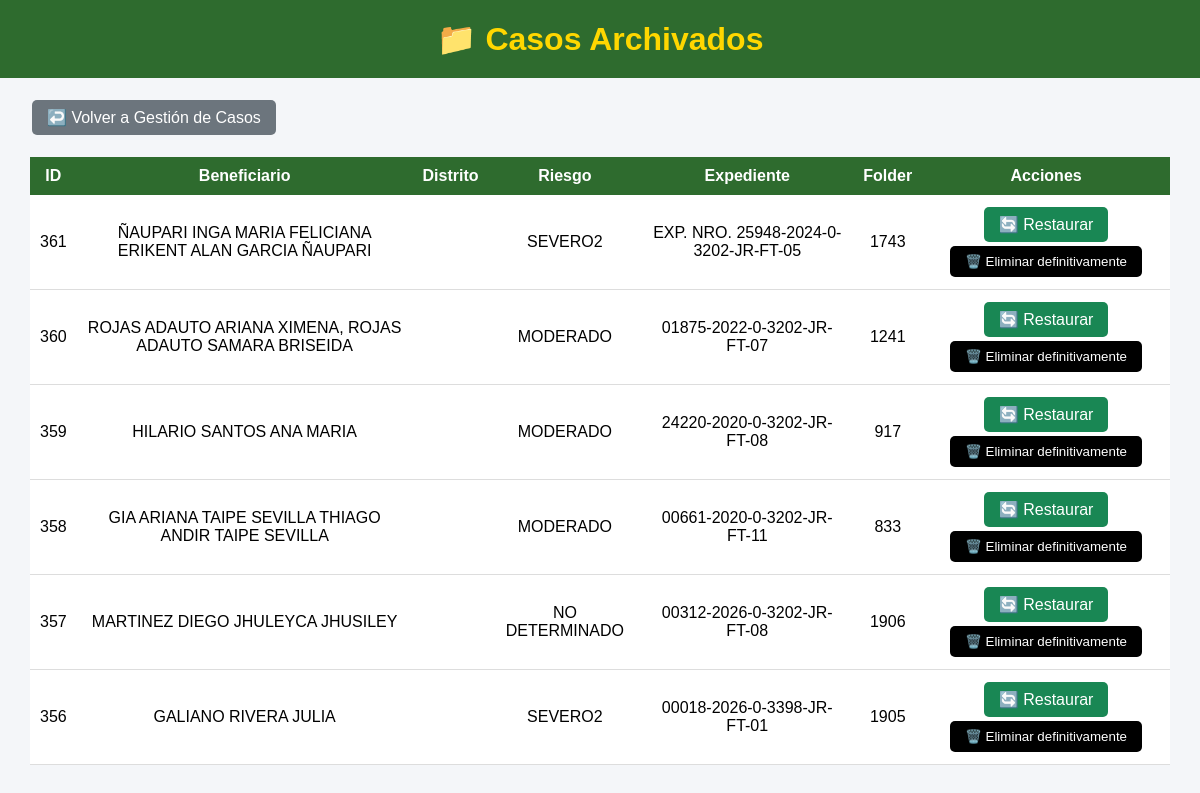
Page /casos-archivados/ (signed in) on the earlier database version.
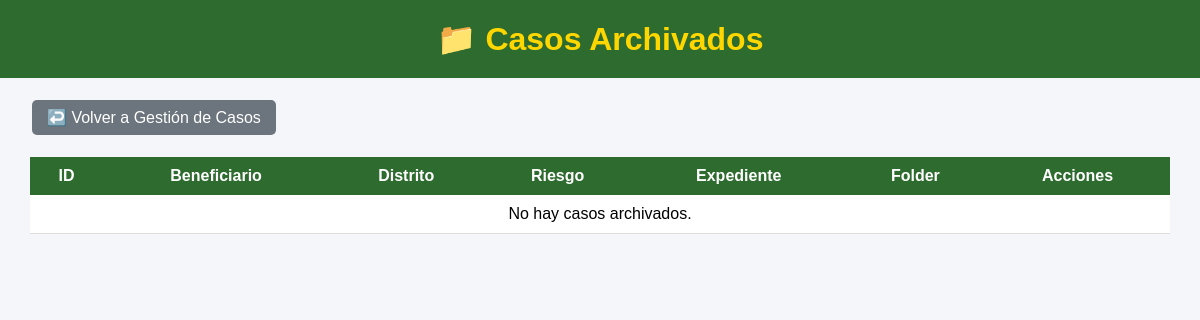
Same page on the later database version.
### mapa/models.py (models this page shows, shortened)
class Caso(models.Model):
    RIESGOS = [
        ("LEVE", "Leve"),
        ("MODERADO", "Moderado"),
        ("SEVERO", "Severo"),
        ("SEVERO EXTREMO", "Severo extremo"),
        ("NO DETERMINADO", "No determinado"),
    ]
    NOTIFICACION = [
        ("PENDIENTE", "Pendiente"),
        ("NOTIFICADO", "Notificado"),
    ]
    TIPO_VIOLENCIA = [
        ("FISICA", "Física"),
        ("PSICOLOGICA", "Psicológica"),
        ("SEXUAL", "Sexual"),
        ("ECONOMICA", "Económica o Patrimonial"),
    ]
    ESTADO_UBICACION_AGRESOR = [
        ("UBICADO", "Ubicado"),
        ("NO UBICADO", "No ubicado"),
    ]
    beneficiario = models.CharField(max_length=200, blank=True)
    dni_beneficiario = models.CharField(
        max_length=8,
        blank=True
    )
    domicilio = models.CharField(max_length=300, blank=True)
    nivel_riesgo = models.CharField(
        max_length=30,
        choices=RIESGOS,
        blank=True
    )
    region_denuncia = models.ForeignKey(
        Region,
        on_delete=models.PROTECT,
        related_name="casos_denuncia_region",
        null=True,
        blank=True,
    )
    provincia_denuncia = models.ForeignKey(
        Provincia,
        on_delete=models.PROTECT,
        related_name="casos_denuncia_provincia",
        null=True,
        blank=True,
    )
    distrito_denuncia = models.ForeignKey(
        Distrito,
        on_delete=models.PROTECT,
        related_name="casos_denuncia_distrito",
        null=True,
        blank=True,
    )
    region_medida = models.ForeignKey(
        Region,
        on_delete=models.PROTECT,
        related_name="casos_medida_region",
        null=True,
        blank=True,
    )
    provincia_medida = models.ForeignKey(
        Provincia,
        on_delete=models.PROTECT,
        related_name="casos_medida_provincia",
        null=True,
        blank=True,
    )
    distrito_medida = models.ForeignKey(
        Distrito,
        on_delete=models.PROTECT,
        related_name="casos_medida_distrito",
        null=True,
        blank=True,
)
    comisaria_denuncia = models.CharField(
        max_length=150,
        verbose_name="Comisaría donde se interpuso la denuncia"
    )
    comisaria_medida = models.CharField(
        max_length=150,
        verbose_name="Comisaría de Familia responsable"
    )
    efectivo = models.CharField(max_length=100, blank=True)
    responsable = models.ForeignKey(
    User,
    null=True,
    blank=True,
    on_delete=models.SET_NULL,
    related_name="casos_asignados"
    )
    folder = models.CharField(max_length=100, blank=True)
    expediente = models.CharField(max_length=100, blank=True)
    agresor = models.CharField(
        max_length=200,
        blank=True
    )
    dni_agresor = models.CharField(
        max_length=8,
        blank=True
    )
    telefono_agresor = models.CharField(
        "Teléfono del agresor",
        max_length=50,
        blank=True
    )
    direccion_agresor = models.CharField(
        "Dirección del agresor",
        max_length=300,
        blank=True
    )
    agresor_registro = models.ForeignKey(
    "Agresor",
    on_delete=models.SET_NULL,
    null=True,
    blank=True,
    related_name="casos"
)
    estado_ubicacion_agresor = models.CharField(
        "Estado de ubicación del agresor",
        max_length=15,
        choices=ESTADO_UBICACION_AGRESOR,
        default="NO UBICADO"
    )
    latitud_agresor = models.FloatField(
        null=True,
        blank=True
    )
    longitud_agresor = models.FloatField(
        null=True,
        blank=True
    )
    telefono = models.CharField(
        "Teléfono de la beneficiaria",
        max_length=50,
        blank=True
    )
    fecha_denuncia = models.DateField(
        "Fecha de la denuncia",
        null=True,
        blank=True
    )
    violencia_fisica = models.BooleanField(
        "Violencia física",
        default=False
    )
    violencia_psicologica = models.BooleanField(
        "Violencia psicológica",
        default=False
    )
    violencia_sexual = models.BooleanField(
        "Violencia sexual",
        default=False
    )
    violencia_economica = models.BooleanField(
        "Violencia económica o patrimonial",
        default=False
    )
    fecha_registro = models.DateField(
        null=True,
        blank=True
    )
    ultima_visita = models.DateField(
        null=True,
        blank=True
    )
    fecha_limite = models.DateField(
        "Próximo seguimiento",
        null=True,
        blank=True
)
    notificacion_beneficiario = models.CharField(
        max_length=15,
        choices=NOTIFICACION,
        default="PENDIENTE"
    )
    fecha_notificacion_beneficiario = models.DateField(
        null=True,
        blank=True
    )
    motivo_notificacion_beneficiario_pendiente = models.TextField(
        "Motivo de notificación pendiente de la persona beneficiaria",
        blank=True
    )
    notificacion_agresor = models.CharField(
        max_length=15,
        choices=NOTIFICACION,
        default="PENDIENTE"
    )
    fecha_notificacion_agresor = models.DateField(
        null=True,
        blank=True
    )
    motivo_notificacion_agresor_pendiente = models.TextField(
        "Motivo de notificación pendiente de la persona agresora",
        blank=True
    )
    estado = models.CharField(
        max_length=15,
        default="ACTIVO"
    )
    fecha_eliminacion = models.DateTimeField(
        null=True,
        blank=True
    )
    eliminado_por = models.ForeignKey(
        User,
        null=True,
        blank=True,
        on_delete=models.SET_NULL,
        related_name="casos_eliminados"
    )
    latitud = models.FloatField(
        null=True,
        blank=True
    )
    longitud = models.FloatField(
        null=True,
        blank=True
    )
    edicion_autorizada = models.BooleanField(
        default=False
    )
    class Meta:
        permissions = [
            ("modificar_directo", "Puede modificar casos directamente"),
            ("aprobar_modificacion", "Puede aprobar modificaciones"),
            ("archivar_directo", "Puede archivar casos directamente"),
            ("aprobar_archivado", "Puede aprobar archivados"),
            ("eliminar_directo", "Puede eliminar casos directamente"),
            ("aprobar_eliminacion", "Puede aprobar eliminaciones"),
            ("administrar_usuarios", "Puede administrar usuarios"),
        ]

### mapa/views.py (the view)
@login_required
@grupo_requerido("Administrador")
def casos_archivados(request):
    casos = Caso.objects.filter(
        estado="ARCHIVADO"
    ).order_by("-id")
    return render(
        request,
        "mapa/casos_archivados.html",
        {
            "casos": casos
        }
    )

### mapa/templates/mapa/casos_archivados.html (shortened to what this page needs)
<!DOCTYPE html>
<html lang="es">
<head>
</head>
<body>
<header>
    <h1>📁 Casos Archivados</h1>
</header>
<div class="contenedor">
    <div class="acciones">
        <a href="{% url 'gestion_casos' %}" class="btn volver">
            ↩️ Volver a Gestión de Casos
        </a>
    </div>
    <table>
        <tr>
            <th>ID</th>
            <th>Beneficiario</th>
            <th>Distrito</th>
            <th>Riesgo</th>
            <th>Expediente</th>
            <th>Folder</th>
            <th>Acciones</th>
        </tr>
        {% for caso in casos %}
        <tr>
            <td>{{ caso.id }}</td>
            <td>{{ caso.beneficiario }}</td>
            <td>{{ caso.distrito }}</td>
            <td>{{ caso.nivel_riesgo }}</td>
            <td>{{ caso.expediente|default:"-" }}</td>
            <td>{{ caso.folder|default:"-" }}</td>
            <td>
                <a
                    href="{% url 'restaurar_caso' caso.id %}"
                    class="btn restaurar"
                    onclick="return confirm('¿Desea restaurar este caso?');"
                >
                    🔄 Restaurar
                </a>
                <form
                    method="POST"
                    action="{% url 'eliminar_caso' caso.id %}"
                    style="display:inline;"
                    onsubmit="return confirm('⚠️ ATENCIÓN: ¿Está seguro de ELIMINAR DEFINITIVAMENTE este caso? Esta acción NO se puede deshacer.');"
                >
                    <button
                        type="submit"
                        class="btn eliminar"
                    >
                        🗑️ Eliminar definitivamente
                    </button>
                </form>
            </td>
        </tr>
        {% empty %}
        <tr>
            <td colspan="7">
                No hay casos archivados.
            </td>
        </tr>
        {% endfor %}
    </table>
</div>
</body>
</html>

Differences in the rows shown:
no longer on this page (row edited): Caso: id "361", beneficiario "ÑAUPARI INGA MARIA FELICIANA ERIKENT ALAN GARCIA ÑAUPARI", nivel_riesgo "SEVERO2", expediente "EXP. NRO. 25948-2024-0-3202-JR-FT-05", folder "1743"
no longer on this page (row edited): Caso: id "360", beneficiario "ROJAS ADAUTO ARIANA XIMENA, ROJAS ADAUTO SAMARA BRISEIDA", nivel_riesgo "MODERADO", expediente "01875-2022-0-3202-JR-FT-07", folder "1241"
no longer on this page (row edited): Caso: id "359", beneficiario "HILARIO SANTOS ANA MARIA", nivel_riesgo "MODERADO", expediente "24220-2020-0-3202-JR-FT-08", folder "917"
no longer on this page (row edited): Caso: id "358", beneficiario "GIA ARIANA TAIPE SEVILLA THIAGO ANDIR TAIPE SEVILLA", nivel_riesgo "MODERADO", expediente "00661-2020-0-3202-JR-FT-11", folder "833"
no longer on this page (row edited): Caso: id "357", beneficiario "MARTINEZ DIEGO JHULEYCA JHUSILEY", nivel_riesgo "NO DETERMINADO", expediente "00312-2026-0-3202-JR-FT-08", folder "1906"
no longer on this page (row edited): Caso: id "356", beneficiario "GALIANO RIVERA JULIA", nivel_riesgo "SEVERO2", expediente "00018-2026-0-3398-JR-FT-01", folder "1905"
Other differences:
text now shown: "No hay casos archivados."
